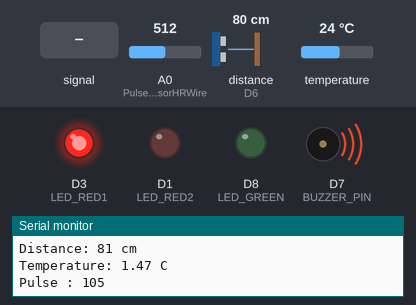
Recording of a sketch running on a simulated ESP8266 (NodeMCU). On the bench: output pins drawn as LEDs (lit = HIGH), buzzer (waves = sounding, pin HIGH), the last lines printed to the serial monitor. The test bench sets the inputs (shaded band); at power-on: distance to the obstacle (sensor on D6) 80 cm, A0 (PulseSensorHRWire) = 512, temperature 24 °C. The echo pulse lasts 58.3 µs per cm; WiFi joins after 1.5 s; servers stay silent unless stated.

Above: at 3.2 s.
3.3 s: A0 (PulseSensorHRWire) fed a 200 Hz sine of ±255 counts around its level
At 10.4 s:
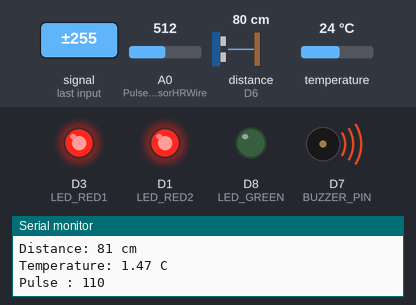
11.6 s: distance to the obstacle (sensor on D6) set to 83 cm
At 18.6 s:
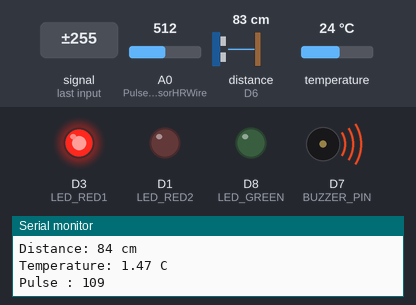
18.9 s: distance to the obstacle (sensor on D6) set to 93 cm
23.4 s: distance to the obstacle (sensor on D6) set to 102 cm
At 25.3 s:
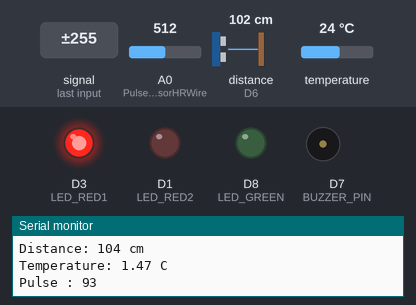
32.4 s: distance to the obstacle (sensor on D6) set to 2 cm
At 36.4 s:
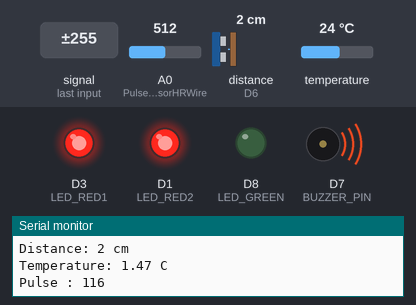
36.9 s: distance to the obstacle (sensor on D6) set to 4 cm
At 43.5 s:
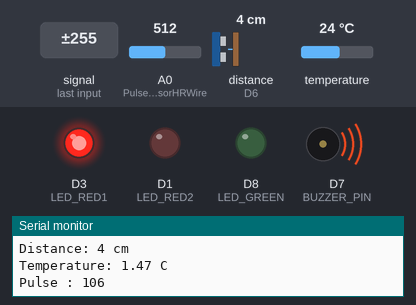
Timing chart, 0 to 70.3 s (numbered marks = the images above; inputs shaded):
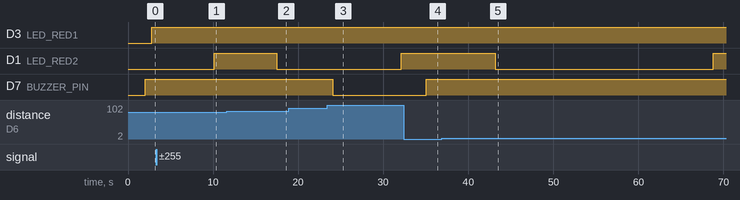

The sketch:

finsl.ino
```cpp
#include <ESP8266WiFi.h>
#include <Wire.h>
#include <NewPing.h>
#include <OneWire.h>
#include <DallasTemperature.h>
#include <ThingSpeak.h>

#define TRIGGER_PIN D5      // Arduino pin tied to trigger pin on the ultrasonic sensor.
#define ECHO_PIN D6         // Arduino pin tied to echo pin on the ultrasonic sensor.
#define BUZZER_PIN D7       // Arduino pin tied to the buzzer
#define ONE_WIRE_BUS D4     // Arduino pin tied to the one-wire bus for DS18B20 temperature sensor
#define LED_GREEN D8        // Arduino pin tied to the green LED
#define LED_RED1 D3          // Arduino pin tied to the red LED
#define LED_RED2 D1
#define MIN_TEMP 25         // Minimum temperature threshold for green LED
#define MAX_TEMP 47         // Maximum temperature threshold for red LED

const char* ssid = "Amrita_CHN";
const char* password = "amrita@321";

const long channelID = 2491635;
const char* apikey = "WHIRKOVSKTUGT5SK";

NewPing sonar(TRIGGER_PIN, ECHO_PIN, 200); // NewPing setup of pins and maximum distance.
OneWire oneWire(ONE_WIRE_BUS);             // Setup a oneWire instance to communicate with DS18B20 temperature sensor
DallasTemperature sensors(&oneWire);       // Pass oneWire reference to Dallas Temperature sensor

const int PulseSensorHRWire = A0;  // PulseSensor connected to ANALOG PIN 0 (A0 / ADC 0).
int Threshold = 600;               // Determine which Signal to "count as a beat" and which to ignore.
int Signal;

WiFiClient client;

void setup() {
  Serial.begin(9600);
  pinMode(BUZZER_PIN, OUTPUT);
  pinMode(LED_GREEN, OUTPUT);
  pinMode(LED_RED1, OUTPUT);
  pinMode(LED_RED2, OUTPUT);

  WiFi.begin(ssid, password);
  while (WiFi.status()!=WL_CONNECTED) {
    delay(1000);
    Serial.println("Connecting...");
  }
  Serial.println("Connected.");

  ThingSpeak.begin(client);

  // Initialize DS18B20 temperature sensor
  sensors.begin();
}

void loop() {
  // Read distance from ultrasonic sensor
  int distance = sonar.ping_cm();

  // Check if the distance is valid (not 0, which might indicate an issue)
  if (distance != 0) {
    Serial.print("Distance: ");
    Serial.print(distance);
    Serial.println(" cm");

    // Check if distance exceeds 100cm
    if (distance <= 100) {
      digitalWrite(BUZZER_PIN, HIGH); // Activate buzzer if distance exceeds 100cm
    } else {
      digitalWrite(BUZZER_PIN, LOW);  // Deactivate buzzer if distance is less than 100cm
    }
  } else {
    Serial.println("Error: Invalid distance reading");
  }

  // Read temperature from DS18B20 sensor
  sensors.requestTemperatures(); // Request temperature reading
  float temperatureC = sensors.getTempCByIndex(0); // Get temperature in Celsius
  temperatureC = abs (((temperatureC / 102.0) * 1.0) - 0.25) * 100.0;
  // Print temperature reading
  Serial.print("Temperature: ");
  Serial.print(temperatureC);
  Serial.println(" C");

  // Check if temperature is within the specified range
  if (temperatureC >= MIN_TEMP && temperatureC <= MAX_TEMP) {
    // Temperature within range
    digitalWrite(LED_GREEN, HIGH);  // Turn on green LED
    digitalWrite(LED_RED1, LOW);      // Turn off red LED
  } else {
    // Temperature out of range
    digitalWrite(LED_GREEN, LOW);   // Turn off green LED
    digitalWrite(LED_RED1, HIGH);     // Turn on red LED
  }

  Signal = analogRead(PulseSensorHRWire);
  // Serial.println(Signal);
  // int mappedValue = 0;


  int mappedValue = map(Signal, 0, 1023, 80, 130);
    Serial.print("Pulse : ");
    Serial.println(mappedValue);
    if(mappedValue >= 110) {
      digitalWrite(LED_RED2, HIGH); // Turn on the second red LED if pulse is greater than 120
    } else {

      digitalWrite(LED_RED2, LOW);
       // Turn off the second red LED if pulse is less than or equal to 120
    }


 ThingSpeak.writeField(channelID, 2, temperatureC, apikey);
 ThingSpeak.writeField(channelID, 1, distance, apikey);
 ThingSpeak.writeField(channelID, 3, mappedValue, apikey);

  delay(2000); // Delay before next reading
}
```

Measured:
- the behaviour switches between 82 and 83 cm on distance to the obstacle (sensor on D6) (found by bisection; images 1 and 2)
- the behaviour switches between 98 and 99 cm on distance to the obstacle (sensor on D6) (found by bisection; images 2 and 3)
- the behaviour switches between 2 and 3 cm on distance to the obstacle (sensor on D6) (found by bisection; images 4 and 5)
- after the input at 3.3 s, D1 (LED_RED2): LOW → HIGH after 6.8 s
- after the input at 11.6 s, D1 (LED_RED2): HIGH → LOW after 5.9 s
- after the input at 23.4 s, D1 (LED_RED2): LOW → HIGH after 8.8 s; D7 (BUZZER_PIN): HIGH → LOW after 0.64 s
- after the input at 32.4 s, D1 (LED_RED2): stays HIGH (without the input it goes to LOW after 3.4 s); D7 (BUZZER_PIN): LOW → HIGH after 2.7 s
- after the input at 36.9 s, D1 (LED_RED2): HIGH → LOW after 6.2 s instead of 9.9 s
